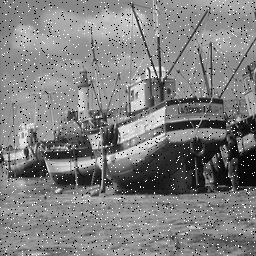
%> input picture lab2/Boat2.tif, 256 x 256 px
$ octave partA.m   (GNU Octave 9; MATLAB toolbox functions it lacks are replaced by stand-ins)
%> lines starting %> are read from the running program, lines starting %| are printed output that depends on the picture
pkg load image

function img2 = apply_filter(filter, img)
   [rows, cols] = size(img);

   img2 = zeros(rows, cols);
   for i = 2 : rows-1
      for j = 2 : cols-1
         img2(i, j) = sum(sum(filter .*
            [img(i-1, j-1) img(i-1, j) img(i-1, j+1);
             img(i, j-1)   img(i, j)   img(i, j+1);
             img(i+1, j-1) img(i+1, j) img(i+1, j+1)]));
      end
   end
end

function img2 = median_filter(img)
   [rows, cols] = size(img);

   img2 = zeros(rows, cols);
   for i = 2 : rows-1
      for j = 2 : cols-1
         img2(i, j) = sort([
            img(i-1, j-1) img(i-1, j) img(i-1, j+1)
            img(i, j-1)   img(i, j)   img(i, j+1)
            img(i+1, j-1) img(i+1, j) img(i+1, j+1)])(5);
      end
   end
end

gaussian_filter = [1 2 1; 2 4 2; 1 2 1] ./ 16;
mean_filter = [1 1 1; 1 1 1; 1 1 1] ./ 9;

boat = imread('Boat2.tif');
%> boat is the input picture: size 256x256 uint8; min 0, max 255, mean 127.7
building = imread('building.gif');
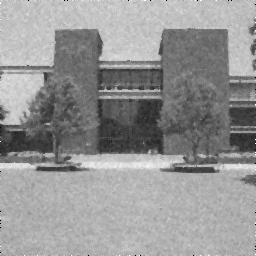
%> input picture lab2/building.gif, 256 x 256 px
%> building is the input picture: size 256x256 uint8; min 0, max 255, mean 149.2

boat_gaussian = apply_filter(gaussian_filter, boat);
%> after the loop in apply_filter, `for i = 2 : rows-1`:
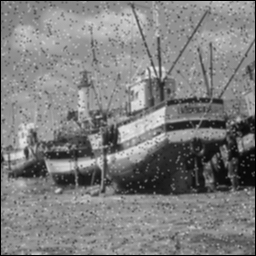
%> img2: size 256x256 double; min 0, max 237, mean 126.2
boat_mean = apply_filter(mean_filter, boat);
boat_median = median_filter(boat);
%> after the loop in median_filter, `for i = 2 : rows-1`:
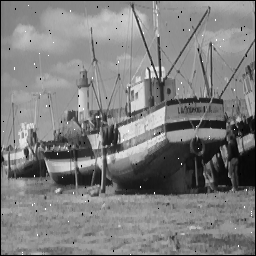
%> img2: size 256x256 double; min 0, max 255, mean 126

building_gaussian = apply_filter(gaussian_filter, building);
%> after the loop in apply_filter (call 3), `for i = 2 : rows-1`:
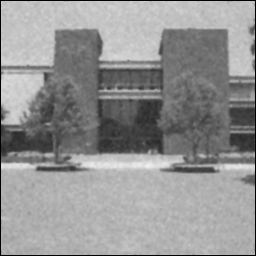
%> img2: size 256x256 double; min 0, max 242, mean 147.1
building_mean = apply_filter(mean_filter, building);
building_median = median_filter(building);

%img4a = apply_filter(fspecial('sobel'), img);
%img5a = apply_filter(fspecial('prewitt'), img);

subplot(421), imshow(boat), title('original')
subplot(422), imshow(building), title('original')
subplot(423), imshow(boat_gaussian), title('gaussian')
%> after `imshow(boat_gaussian)`:
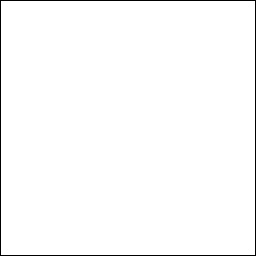
%> displayed picture: size 256x256, on the screen's scale of 0 to 255; 98.4% white; black in thin lines or dots
subplot(424), imshow(building_gaussian), title('gaussian')
subplot(425), imshow(boat_mean), title('mean')
subplot(426), imshow(building_mean), title('mean')
subplot(427), imshow(boat_median), title('median')
%> after `imshow(boat_median)`:
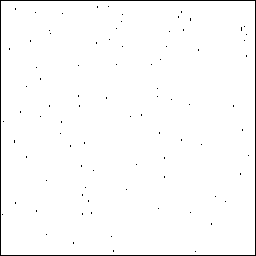
%> displayed picture: size 256x256, on the screen's scale of 0 to 255; 98.2% white; black in thin lines or dots
subplot(428), imshow(building_median), title('median')

pause
